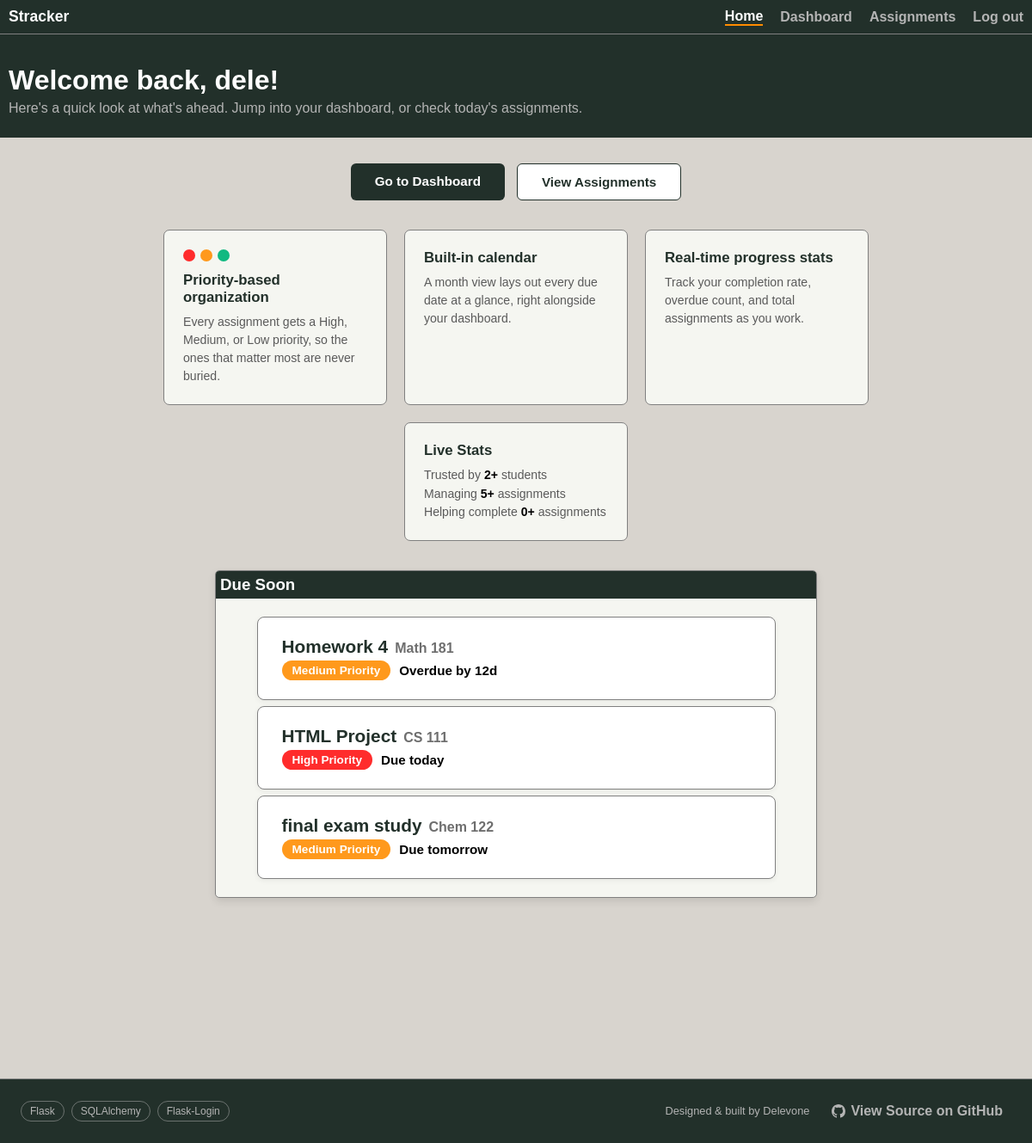
Screenshot of / (signed in) with the database file from the repository.
### app/models.py (models this page shows, shortened)
class User(db.Model, UserMixin):
    id = db.Column(db.Integer, primary_key=True)
    email = db.Column(db.String(150), unique=True)
    username = db.Column(db.String(150), unique=True)
    password = db.Column(db.String(1000))
    assignments = db.relationship("Assignment")

class Assignment(db.Model):
    id = db.Column(db.Integer, primary_key=True)
    name = db.Column(db.String(150))
    course = db.Column(db.String(150))
    priority = db.Column(db.String(10))
    due_date = db.Column(db.Date)
    notes = db.Column(db.String(1000))
    completion_status = db.Column(db.Boolean, default=False)
    student = db.Column(db.Integer, db.ForeignKey('user.id'))
    def days_until_due(self):
        try:
            return (self.due_date - date.today()).days
        except ValueError:
            return 9999
    def due_label(self):
        days = self.days_until_due()
        if self.completion_status:
            return "Completed"
        elif days < -1:
            return f"Overdue by {abs(days)}d"
        elif days == -1:
            return f"Due yesterday"
        elif days == 0:
            return "Due today"
        elif days == 1:
            return "Due tomorrow"
        elif 1 < days <= 6:
            return f"Due in {days} days"
        elif days ==7:
            return "Due in 1 week"
        else:
            return f"Due date: {self.due_date.strftime('%m/%d/%Y')}"

### app/dashboard/routes.py (the view)
@views.route("/")
def home():
    real_user_stats = {
            "total_users": User.query.count(),
            "total_assignments": Assignment.query.count(),
            "completed_assignments": Assignment.query.filter_by(completion_status=True).count(),
        }
    return render_template("home.html", user=current_user, real_user_stats=real_user_stats)

### app/__init__.py (called while the page is built)
def create_app():
    app = Flask(__name__)
    app.config['SECRET_KEY'] = os.environ.get("SECRET_KEY")
    app.config['SQLALCHEMY_DATABASE_URI'] = 'sqlite:///database.db'
    db.init_app(app)
    from app.auth.routes import auth
    from app.dashboard.routes import views
    app.register_blueprint(auth, url_prefix="/auth")
    app.register_blueprint(views, url_prefix="/")
    from .models import User, Assignment
    login_manager = LoginManager()
    login_manager.login_view = "auth.login"
    login_manager.init_app(app)
    @login_manager.user_loader
    def load_user(id):
        return User.query.get(int(id))
    if not path.exists('app/' + "database.db"):
        with app.app_context():
            db.create_all()
        print('Created Database!')
    return app

### app/templates/home.html (shortened to what this page needs)
{% extends "index.html" %}
{% block content %}
    <nav class="navbar">
        <span id="stracker">Stracker</span>
        {% if user.is_authenticated %}
        <a class = "navigation-link current" href="/">Home</a>
        <a class = "navigation-link" href="/dashboard">Dashboard</a>
        <a class = "navigation-link" href="/assignments">Assignments</a>
        <a class = "navigation-link" href="/auth/logout">Log out</a>
        {% else %}
        <a class = "navigation-link current" href="/">Home</a>
        <a class = "navigation-link" href="/auth/login">Login</a>
        <a class = "navigation-link" href="/auth/sign-up">Sign-Up</a>
        {% endif %}
    </nav>
    <header>
        {% if user.is_authenticated %}
        <h1>Welcome back, {{ user.username }}!</h1>
        <p>Here's a quick look at what's ahead. Jump into your dashboard, or check today's assignments.</p>
        {% else %}
        <h1>Stay on top of every deadline.</h1>
        <p>Stracker is a student assignment tracker with priority-based color coding, a built-in calendar, and real-time progress stats.</p>
        <p>Track due dates, organize classes, and never miss another deadline.</p>
        {% endif %}
    </header>
    <main>
        <div class="home-content">
            <div class="home-cta-row">
                {% if user.is_authenticated %}
                <a class="home-btn home-btn-primary" href="/dashboard">Go to Dashboard</a>
                <a class="home-btn home-btn-secondary" href="/assignments">View Assignments</a>
                {% else %}
                <a class="home-btn home-btn-primary" href="/auth/sign-up">Sign Up</a>
                <a class="home-btn home-btn-secondary" href="/auth/login">Log In</a>
                {% endif %}
            </div>
            <div class="home-features">
                <div class="home-feature-card">
                    <div class="home-swatches">
                        <span class="home-swatch home-swatch-high"></span>
                        <span class="home-swatch home-swatch-medium"></span>
                        <span class="home-swatch home-swatch-low"></span>
                    </div>
                    <p class="home-feature-title">Priority-based organization</p>
                    <p class="home-feature-desc">Every assignment gets a High, Medium, or Low priority, so the ones that matter most are never buried.</p>
                </div>
                <div class="home-feature-card">
                    <p class="home-feature-title">Built-in calendar</p>
                    <p class="home-feature-desc">A month view lays out every due date at a glance, right alongside your dashboard.</p>
                </div>
                <div class="home-feature-card">
                    <p class="home-feature-title">Real-time progress stats</p>
                    <p class="home-feature-desc">Track your completion rate, overdue count, and total assignments as you work.</p>
                </div>
                <div class="home-feature-card">
                    <p class="home-feature-title">Live Stats</p>
                    <p class="home-feature-desc">Trusted by <span class="stat">{{ real_user_stats.total_users }}+</span> students</p>
                    <p class="home-feature-desc">Managing <span class="stat">{{ real_user_stats.total_assignments }}+</span> assignments</p>
                    <p class="home-feature-desc">Helping complete <span class="stat">{{ real_user_stats.completed_assignments }}+</span> assignments</p>
                </div>
            </div>
            {% if user.is_authenticated %}
            {% set upcoming = (user.assignments | rejectattr('completion_status') | sort(attribute='due_date') | list)[:3] %}
            <div class="statistics-container box-shadow home-preview">
                <h3 class="container-header">Due Soon</h3>
                <ul class="home-preview-list">
                    {% for assignment in upcoming %}
                    <li class="assignment priority-{{ assignment.priority|lower }}">
                        <div class="assignment-main">
                            <div class="assignment-header">
                                <span class="assignment-name">{{ assignment.name }}</span>
                                <span class="assignment-course">{{ assignment.course }}</span>
                            </div>
                            <div class="assignment-meta">
                                <span class="priority-badge priority-{{ assignment.priority|lower }}">{{ assignment.priority }} Priority</span>
                                <span class="assignment-due">{{ assignment.due_label() }}</span>
                            </div>
                        </div>
                    </li>
                    {% else %}
                    <p class="home-preview-empty">You're all caught up — nothing due right now. <a href="/assignments">Add an assignment</a> to get started.</p>
                    {% endfor %}
                </ul>
            </div>
            {% endif %}
        </div>
    </main>
    <footer class="home-footer">
        <div class="home-tech-badges">
            <span class="home-badge">Flask</span>
            <span class="home-badge">SQLAlchemy</span>
            <span class="home-badge">Flask-Login</span>
        </div>
        <div class="home-footer-right">
            <span class="home-credit">Designed &amp; built by Delevone</span>
            <a class="navigation-link home-github-link" href="https://github.com/delevonecodes/assignment_tracker2" target="_blank" rel="noopener noreferrer">
                View Source on GitHub
            </a>
        </div>
    </footer>
{% endblock %}

### rows the page displays
User: username "dele"
Assignment: name "Homework 4", course "Math 181", priority "Medium", due_label "Overdue by 12d"
Assignment: name "HTML Project", course "CS 111", priority "High", due_label "Due today"
Assignment: name "final exam study", course "Chem 122", priority "Medium", due_label "Due tomorrow"

### other values shown
{{ real_user_stats.total_users }} "2"
{{ real_user_stats.total_assignments }} "5"
{{ real_user_stats.completed_assignments }} "0"
